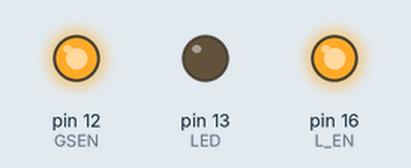
A sketch run on a simulated Arduino Mega 2560, built with avr-gcc and run on an emulated ATmega2560. On the bench: output pins drawn as LEDs (lit = HIGH). No radio packets arrive unless stated; pins used as bus, display or sensor lines are not drawn; what the sketch prints to the serial monitor is not drawn.

Above: at 3.0 s.
At 6.5 s:
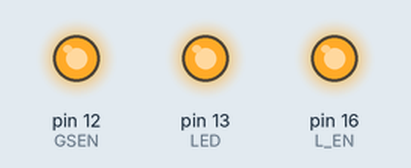
Timing chart, 0 to 10.5 s (numbered marks = the images above):
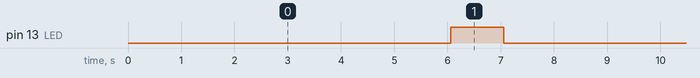

Measured:
- by itself, pin 13 (LED): alternates HIGH for 1.0 s and LOW for 7.1 s

The sketch:

megawithlora.ino
```cpp
#include <SPI.h>
#include <RH_RF95.h>
#include<LowPower.h>
// Singleton instance of the radio driver
//RH_RF95 SX1278;
RH_RF95 SX1278(53, 2); // Rocket Scream Mini Ultra Pro with the RFM95W

//#define Serial SerialUSB
#define LORA_DIO0 2
#define LORA_SS 53
#define LORA_RST 9
#define LED 13
#define GSEN 12
#define L_EN 16

void setup()
{
Serial.begin(9600);
   Serial.println("Setup");
    pinMode(LED,OUTPUT);
    pinMode(LORA_RST, OUTPUT);
    pinMode(L_EN, OUTPUT);
    digitalWrite(LORA_RST,HIGH);
    digitalWrite(L_EN,HIGH);
    digitalWrite(LED,LOW);
    pinMode(LORA_SS, OUTPUT);
    digitalWrite(LORA_SS,HIGH);
     pinMode(GSEN, OUTPUT);
    digitalWrite(GSEN,HIGH);
//     UCSR0B = (1<<TXEN0);
//     UBRR0L = 103;
    Serial.println("Setup1");
    while (!Serial) ; // Wait for serial port to be available
    if (!SX1278.init())
    {
        Serial.println("init failed");
    }
    else {
              Serial.println("init success");
    }
    Serial.println("Setup2");
    // Defaults init are 434.0MHz, 13dBm, Bw = 125 kHz, Cr = 4/5, Sf = 128chips/symbol, CRC on
}

void loop()
{
//Serial.println("Setup3");
   if (!SX1278.init());
    digitalWrite(LORA_RST,HIGH);
    digitalWrite(L_EN,HIGH);
    digitalWrite(LED,LOW);
     digitalWrite(GSEN,HIGH);

//    digitalWrite(LED,LOW);
    Serial.println("Sx1278");
        const uint8_t data[]="1";
        SX1278.send(data, sizeof(data));
        Serial.println("Sending...");
        delay(1000);
        SX1278.waitPacketSent();
        Serial.println(" done");
        delay(5000);
        digitalWrite(LED,HIGH);
         delay(1000);
         digitalWrite(LED,LOW);
         delay(1000);
}
```
